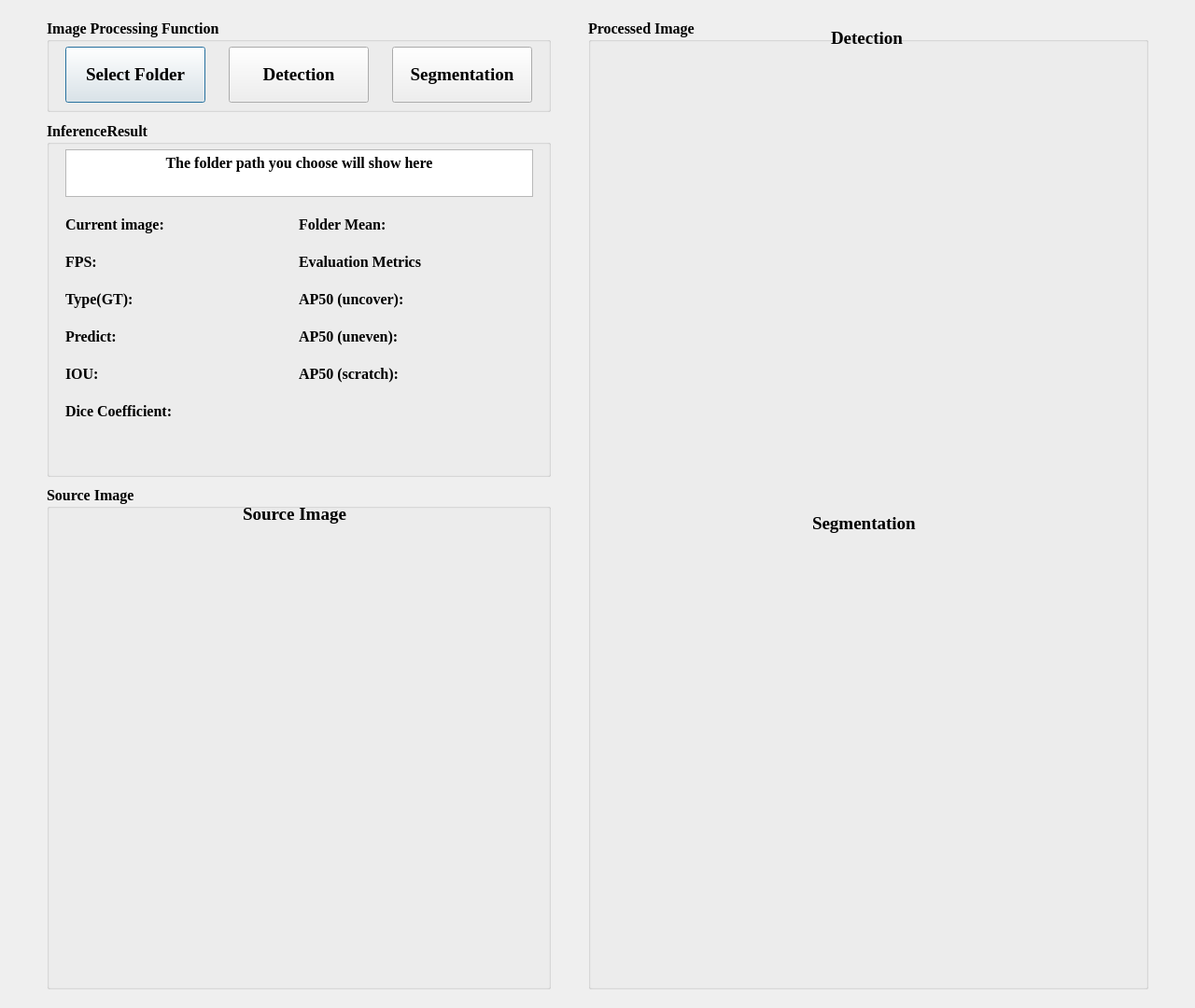
<?xml version="1.0" encoding="UTF-8"?>
<ui version="4.0">
 <class>Dialog</class>
 <widget class="QDialog" name="Dialog">
  <property name="geometry">
   <rect>
    <x>0</x>
    <y>0</y>
    <width>1280</width>
    <height>1080</height>
   </rect>
  </property>
  <property name="windowTitle">
   <string>Dialog</string>
  </property>
  <property name="sizeGripEnabled">
   <bool>false</bool>
  </property>
  <widget class="QGroupBox" name="ProcessImg">
   <property name="geometry">
    <rect>
     <x>630</x>
     <y>20</y>
     <width>600</width>
     <height>1040</height>
    </rect>
   </property>
   <property name="font">
    <font>
     <family>Times New Roman</family>
     <pointsize>12</pointsize>
     <weight>75</weight>
     <bold>true</bold>
    </font>
   </property>
   <property name="title">
    <string>Processed Image</string>
   </property>
   <widget class="QLabel" name="Detection">
    <property name="geometry">
     <rect>
      <x>260</x>
      <y>10</y>
      <width>91</width>
      <height>21</height>
     </rect>
    </property>
    <property name="font">
     <font>
      <family>Times New Roman</family>
      <pointsize>14</pointsize>
      <weight>75</weight>
      <bold>true</bold>
     </font>
    </property>
    <property name="layoutDirection">
     <enum>Qt::LeftToRight</enum>
    </property>
    <property name="autoFillBackground">
     <bool>false</bool>
    </property>
    <property name="text">
     <string>Detection</string>
    </property>
   </widget>
   <widget class="QLabel" name="DetevtionImg_image">
    <property name="geometry">
     <rect>
      <x>60</x>
      <y>30</y>
      <width>480</width>
      <height>480</height>
     </rect>
    </property>
    <property name="text">
     <string/>
    </property>
   </widget>
   <widget class="QLabel" name="SegmentationImg_image">
    <property name="geometry">
     <rect>
      <x>60</x>
      <y>550</y>
      <width>480</width>
      <height>480</height>
     </rect>
    </property>
    <property name="text">
     <string/>
    </property>
   </widget>
   <widget class="QLabel" name="Segmentation">
    <property name="geometry">
     <rect>
      <x>240</x>
      <y>530</y>
      <width>131</width>
      <height>21</height>
     </rect>
    </property>
    <property name="font">
     <font>
      <family>Times New Roman</family>
      <pointsize>14</pointsize>
      <weight>75</weight>
      <bold>true</bold>
     </font>
    </property>
    <property name="layoutDirection">
     <enum>Qt::LeftToRight</enum>
    </property>
    <property name="autoFillBackground">
     <bool>false</bool>
    </property>
    <property name="text">
     <string>Segmentation</string>
    </property>
   </widget>
  </widget>
  <widget class="QGroupBox" name="Function">
   <property name="geometry">
    <rect>
     <x>50</x>
     <y>20</y>
     <width>540</width>
     <height>100</height>
    </rect>
   </property>
   <property name="font">
    <font>
     <family>Times New Roman</family>
     <pointsize>12</pointsize>
     <weight>75</weight>
     <bold>true</bold>
    </font>
   </property>
   <property name="title">
    <string>Image Processing Function</string>
   </property>
   <widget class="QPushButton" name="SelectFolder_button">
    <property name="geometry">
     <rect>
      <x>20</x>
      <y>30</y>
      <width>150</width>
      <height>60</height>
     </rect>
    </property>
    <property name="font">
     <font>
      <family>Times New Roman</family>
      <pointsize>14</pointsize>
      <weight>75</weight>
      <bold>true</bold>
     </font>
    </property>
    <property name="text">
     <string>Select Folder</string>
    </property>
   </widget>
   <widget class="QPushButton" name="Detection_button">
    <property name="geometry">
     <rect>
      <x>195</x>
      <y>30</y>
      <width>150</width>
      <height>60</height>
     </rect>
    </property>
    <property name="font">
     <font>
      <family>Times New Roman</family>
      <pointsize>14</pointsize>
      <weight>75</weight>
      <bold>true</bold>
     </font>
    </property>
    <property name="text">
     <string>Detection</string>
    </property>
   </widget>
   <widget class="QPushButton" name="Segmentation_button">
    <property name="geometry">
     <rect>
      <x>370</x>
      <y>30</y>
      <width>150</width>
      <height>60</height>
     </rect>
    </property>
    <property name="font">
     <font>
      <family>Times New Roman</family>
      <pointsize>14</pointsize>
      <weight>75</weight>
      <bold>true</bold>
     </font>
    </property>
    <property name="text">
     <string>Segmentation</string>
    </property>
   </widget>
  </widget>
  <widget class="QGroupBox" name="SourceImg">
   <property name="geometry">
    <rect>
     <x>50</x>
     <y>520</y>
     <width>540</width>
     <height>540</height>
    </rect>
   </property>
   <property name="font">
    <font>
     <family>Times New Roman</family>
     <pointsize>12</pointsize>
     <weight>75</weight>
     <bold>true</bold>
    </font>
   </property>
   <property name="title">
    <string>Source Image</string>
   </property>
   <widget class="QLabel" name="SourceImg_image">
    <property name="geometry">
     <rect>
      <x>30</x>
      <y>50</y>
      <width>480</width>
      <height>480</height>
     </rect>
    </property>
    <property name="text">
     <string/>
    </property>
   </widget>
   <widget class="QLabel" name="SourceImg_2">
    <property name="geometry">
     <rect>
      <x>210</x>
      <y>20</y>
      <width>121</width>
      <height>21</height>
     </rect>
    </property>
    <property name="font">
     <font>
      <family>Times New Roman</family>
      <pointsize>14</pointsize>
      <weight>75</weight>
      <bold>true</bold>
     </font>
    </property>
    <property name="layoutDirection">
     <enum>Qt::LeftToRight</enum>
    </property>
    <property name="autoFillBackground">
     <bool>false</bool>
    </property>
    <property name="text">
     <string>Source Image</string>
    </property>
   </widget>
  </widget>
  <widget class="QGroupBox" name="InferenceResult">
   <property name="geometry">
    <rect>
     <x>50</x>
     <y>130</y>
     <width>540</width>
     <height>381</height>
    </rect>
   </property>
   <property name="font">
    <font>
     <family>Times New Roman</family>
     <pointsize>12</pointsize>
     <weight>75</weight>
     <bold>true</bold>
    </font>
   </property>
   <property name="title">
    <string>InferenceResult</string>
   </property>
   <widget class="QTextEdit" name="Folderpathshow">
    <property name="geometry">
     <rect>
      <x>20</x>
      <y>30</y>
      <width>501</width>
      <height>51</height>
     </rect>
    </property>
    <property name="html">
     <string>&lt;!DOCTYPE HTML PUBLIC &quot;-//W3C//DTD HTML 4.0//EN&quot; &quot;http://www.w3.org/TR/REC-html40/strict.dtd&quot;&gt;
&lt;html&gt;&lt;head&gt;&lt;meta name=&quot;qrichtext&quot; content=&quot;1&quot; /&gt;&lt;style type=&quot;text/css&quot;&gt;
p, li { white-space: pre-wrap; }
&lt;/style&gt;&lt;/head&gt;&lt;body style=&quot; font-family:'Times New Roman'; font-size:12pt; font-weight:600; font-style:normal;&quot;&gt;
&lt;p align=&quot;center&quot; style=&quot; margin-top:0px; margin-bottom:0px; margin-left:0px; margin-right:0px; -qt-block-indent:0; text-indent:0px;&quot;&gt;The folder path you choose will show here&lt;/p&gt;&lt;/body&gt;&lt;/html&gt;</string>
    </property>
   </widget>
   <widget class="QLabel" name="Currentimage">
    <property name="geometry">
     <rect>
      <x>20</x>
      <y>100</y>
      <width>221</width>
      <height>21</height>
     </rect>
    </property>
    <property name="text">
     <string>Current image:</string>
    </property>
   </widget>
   <widget class="QLabel" name="FPS">
    <property name="geometry">
     <rect>
      <x>20</x>
      <y>140</y>
      <width>221</width>
      <height>21</height>
     </rect>
    </property>
    <property name="text">
     <string>FPS:</string>
    </property>
   </widget>
   <widget class="QLabel" name="typeGT">
    <property name="geometry">
     <rect>
      <x>20</x>
      <y>180</y>
      <width>221</width>
      <height>21</height>
     </rect>
    </property>
    <property name="text">
     <string>Type(GT):</string>
    </property>
   </widget>
   <widget class="QLabel" name="IOU">
    <property name="geometry">
     <rect>
      <x>20</x>
      <y>260</y>
      <width>221</width>
      <height>21</height>
     </rect>
    </property>
    <property name="text">
     <string>IOU:</string>
    </property>
   </widget>
   <widget class="QLabel" name="Predict">
    <property name="geometry">
     <rect>
      <x>20</x>
      <y>220</y>
      <width>221</width>
      <height>21</height>
     </rect>
    </property>
    <property name="text">
     <string>Predict:</string>
    </property>
   </widget>
   <widget class="QLabel" name="Dice">
    <property name="geometry">
     <rect>
      <x>20</x>
      <y>300</y>
      <width>221</width>
      <height>21</height>
     </rect>
    </property>
    <property name="text">
     <string>Dice Coefficient:</string>
    </property>
   </widget>
   <widget class="QLabel" name="Foldermean">
    <property name="geometry">
     <rect>
      <x>270</x>
      <y>100</y>
      <width>221</width>
      <height>21</height>
     </rect>
    </property>
    <property name="text">
     <string>Folder Mean:</string>
    </property>
   </widget>
   <widget class="QLabel" name="Metric">
    <property name="geometry">
     <rect>
      <x>270</x>
      <y>140</y>
      <width>241</width>
      <height>21</height>
     </rect>
    </property>
    <property name="text">
     <string>Evaluation Metrics</string>
    </property>
   </widget>
   <widget class="QLabel" name="AP50uncover">
    <property name="geometry">
     <rect>
      <x>270</x>
      <y>180</y>
      <width>241</width>
      <height>21</height>
     </rect>
    </property>
    <property name="text">
     <string>AP50 (uncover):</string>
    </property>
   </widget>
   <widget class="QLabel" name="AP50uneven">
    <property name="geometry">
     <rect>
      <x>270</x>
      <y>220</y>
      <width>241</width>
      <height>21</height>
     </rect>
    </property>
    <property name="text">
     <string>AP50 (uneven):</string>
    </property>
   </widget>
   <widget class="QLabel" name="AP50scratch">
    <property name="geometry">
     <rect>
      <x>270</x>
      <y>260</y>
      <width>241</width>
      <height>21</height>
     </rect>
    </property>
    <property name="text">
     <string>AP50 (scratch):</string>
    </property>
   </widget>
  </widget>
 </widget>
 <resources/>
 <connections/>
</ui>
